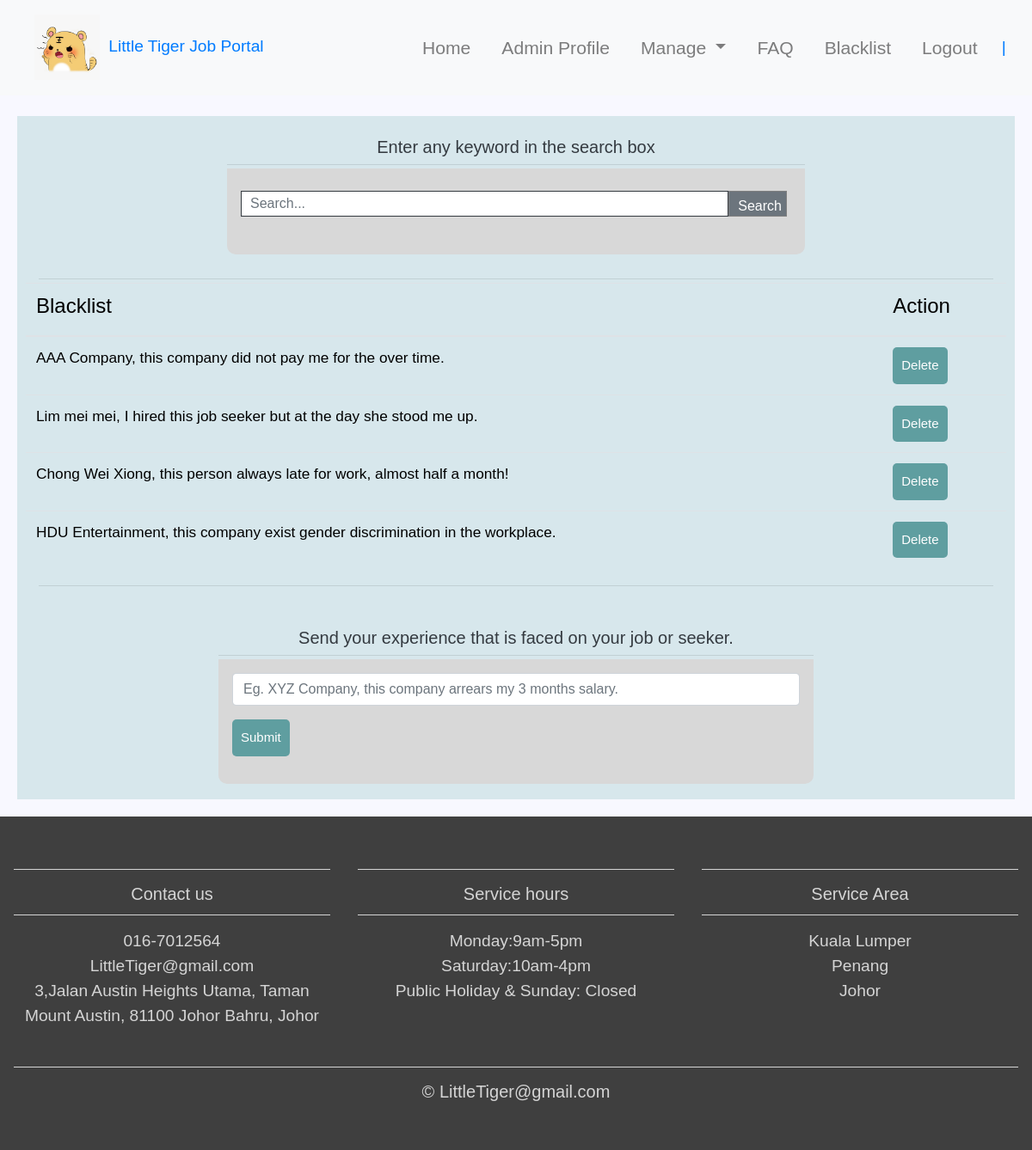
Screenshot of /adminblacklist.php with the database file from the repository.
### tables this page shows
CREATE TABLE IF NOT EXISTS `blist` (
  `id` int(100) NOT NULL AUTO_INCREMENT,
  `blacklist` varchar(1000) NOT NULL,
  PRIMARY KEY (`id`)
);

### blistdelete.php (called while the page is built, shortened)
<?php
$update = false;
$blacklist ='';

### adminblacklist.php (the view, shortened to what this page needs)
<!DOCTYPE html>
<html lang="en">
<head>
    <link rel="stylesheet" href="https://maxcdn.bootstrapcdn.com/bootstrap/4.0.0/css/bootstrap.min.css">
    <link href="css/style.css" rel="stylesheet">
</head>
<body>
<nav class="navbar navbar-expand-md navbar-light bg-light sticky-top">
<div class="container-fluid">
	<a class="navbvar-brand" href="#"><img class="logo" src="img/Tiger.jpg">Little Tiger Job Portal</a>
	<div class="collapse navbar-collapse" id="navbarResponsive">
		<ul class="navbar-nav ml-auto">
		<li class="nav-item">
			<a class="nav-link" href="admin.php">Home</a>
        </li>
        <li class="nav-item">
			<a class="nav-link" href="adminprofile.php">Admin Profile</a>
		</li>
		<li class="nav-item dropdown">
        <a class="nav-link dropdown-toggle" href="#" id="navbarDropdown" role="button" data-toggle="dropdown" aria-haspopup="true" aria-expanded="false">
          Manage
        </a>
      </li>
	  <li class="nav-item">
			<a class="nav-link" href="adminfaq.php">FAQ</a>
        </li>
        <li class="nav-item">
			<a class="nav-link" href="adminblacklist.php">Blacklist</a>
		</li>
		<li class="nav-item">
			<a class="nav-link" href="index.php">Logout</a>
		</li>
	</ul>
  <a class="navbvar-brand" href="#">| <?php echo $_SESSION['username']; ?></a>
</div>
</div>
</nav>
    <?php require_once 'blistdelete.php'; ?>
    <div class="wrapper">
    <div class="container">
    <?php
        $mysqli = new mysqli('localhost', 'root', 'password', 'jobportal') or die(mysqli_error($mysqli));
        $result = $mysqli->query("SELECT * FROM blist") or die($mysqli->error);
        ?>
<div class="container">
<div class="container">
<div class="row mt-4">
<div class="col-md-8 mx-auto  rounded p-4">
        <h5 class="text-center text-secondary text-dark">Enter any keyword in the search box</h5>
        <hr class="my-1">
        <form action="adminblistsearch.php" method="post" class="p-3">
          <div class="input-group">
            <input type="text" name="search" id="search" class="form-control form-control-lg rounded-0 border-dark" placeholder="Search..." autocomplete="off" required>
            <div class="form-group">
              <input type="submit" name="searching" value="Search" class="btn2 btn-secondary btn-lg rounded-0">
            </div>
          </div>
        </form>
      </div>
      <div class="col-md-5" style="position: relative;margin-top: -38px;margin-left: 215px;">
      </div>
    </div>
  </div>
    </div>
    <hr class="my-1">
        <div class="row justify-content-center">
            <table class="table">
                <thead>
                    <tr>
                        <th><h4>Blacklist</h4></th>
                        <th colspan="1"><h4>Action</h4></th>
                    </tr>
                </thead>
        <?php
            while ($row = $result->fetch_assoc()): ?>
                <tr>
                    <td><?php echo $row['blacklist']; ?></td>
                    <td>
                            <a href="blistdelete.php?delete=<?php echo $row['id']; ?>"
                            class="btn btn-danger">Delete</a>
                    </td>
                </tr>
            <?php endwhile; ?>
            </table>
        </div>
        <hr class="my-1">
<div class="container">
<div class="row mt-4">
<div class="col-md-8 mx-auto  rounded p-4">
<h5 class="text-center text-secondary text-dark">Send your experience that is faced on your job or seeker.</h5>
        <hr class="my-1">
        <form action="process.php" method="POST" class="p-3">
        <div class="form-group">
        <input type="text" name="blacklist" class="form-control" value="<?php echo $blacklist;?>" placeholder="Eg. XYZ Company, this company arrears my 3 months salary.">
        </div>
        <div class="form-group">
        <?php
            if($update == true):
            ?>
            <button type="submit" class="btn btn-info" name="update">Update</button>
            <?php else: ?>
            <button type="submit" class="btn btn-primary" name="submitblacklist">Submit</button>
            <?php endif; ?>
            </div>
          </div>
      </div>
      <div class="col-md-5" style="position: relative;margin-top: -38px;margin-left: 215px;">
        </div>
      </div>
      </div>
</div>
<footer>
<div class="container-fluid padding">
<div class="row text-center">
	<div class="col-md-4">
		<hr class="light">
		<h5>Contact us</h5>
		<hr class="light">
		<p>016-7012564</p>
		<p>LittleTiger@gmail.com</p>
		<p>3,Jalan Austin Heights Utama,
		Taman Mount Austin, 81100 Johor Bahru, Johor</p>
	</div>
	    <div class="col-md-4">
		<hr class="light">
		<h5>Service hours</h5>
		<hr class="light">
		<p>Monday:9am-5pm</p>
		<p>Saturday:10am-4pm</p>
		<p>Public Holiday & Sunday: Closed</p>
	</div>
	<div class="col-md-4">
		<hr class="light">
		<h5>Service Area</h5>
		<hr class="light">
		<p>Kuala Lumper</p>
		<p>Penang</p>
		<p>Johor</p>
	</div>
	<div class="col-12">
		<hr class="light-100">
		<h5>&COPY; LittleTiger@gmail.com</h5>
	</div>
	</div>
</div>
</footer>
</body>
</html>

### css/style.css (style rules this page uses)
.logo { height: 80px; padding: 2px 10px; }
html, body { height: 100%; width: 100%; font-family: 'Poppins',sans-serif; color:#222; }
.navbar { padding: .8em; }
.navbar-nav li { padding-right: 20px; }
.nav-link { font-size: 1.1em !important; }
.padding { padding-bottom: 2rem; }
footer { background-color: #3f3f3f; color: #d5d5d5; padding-top: 2rem; }
hr.light { border-top: 1px solid #d5d5d5; width: 100%; margin-top: .8rem; margin-bottom: 1rem; }
hr.light-100 { border-top: 1px solid #d5d5d5; width: 100%; margin-top: .8rem; margin-bottom: 1rem; }
[class*="col-"] { padding: 1rem; }
* { margin: 0px; padding: 0px; }
body { font-size: 120%; background: #F8F8FF; }
form, .content { width: 30%; margin: 0px auto; padding: 20px; border: 1px solid #b0d0de; background: white; border-radius: 0px 0px 10px 10px; }
.input-group { margin: 10px 0px 10px 0px; }
.input-group input { height: 30px; width: 93%; padding: 5px 10px; font-size: 16px; border-radius: 5px; border: 1px solid gray; }
.btn { padding: 10px; font-size: 15px; color: white; background: #5F9EA0; border: none; border-radius: 5px; }
.p-3 { background: #d8d8d8; width: 100%; border: #f3e5e5; }
.table { font-size: 90%; }
body { font-family: arial; }
p { margin: 0; padding: 0; }

### adminblacklist.php (style rules this page uses)
.wrapper { background-color:#d7e7ec; margin:20px; color: black; }

### rows the page displays
blist: blacklist "AAA Company, this company did not pay me for the over time."
blist: blacklist "Lim mei mei, I hired this job seeker but at the day she stood me up."
blist: blacklist "Chong Wei Xiong, this person always late for work, almost half a month!"
blist: blacklist "HDU Entertainment, this company exist gender discrimination in the workplace."
